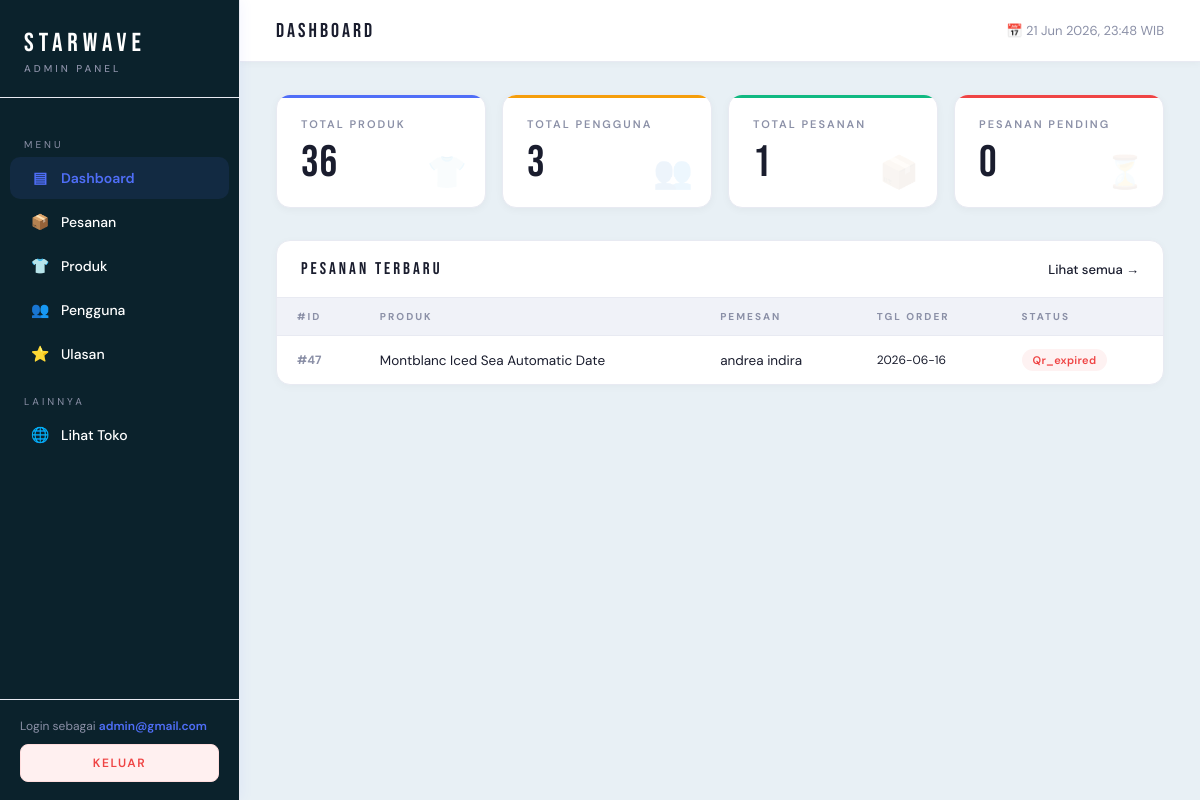
/admin/dashboard.php (signed in), run on an earlier commit of the app's database.
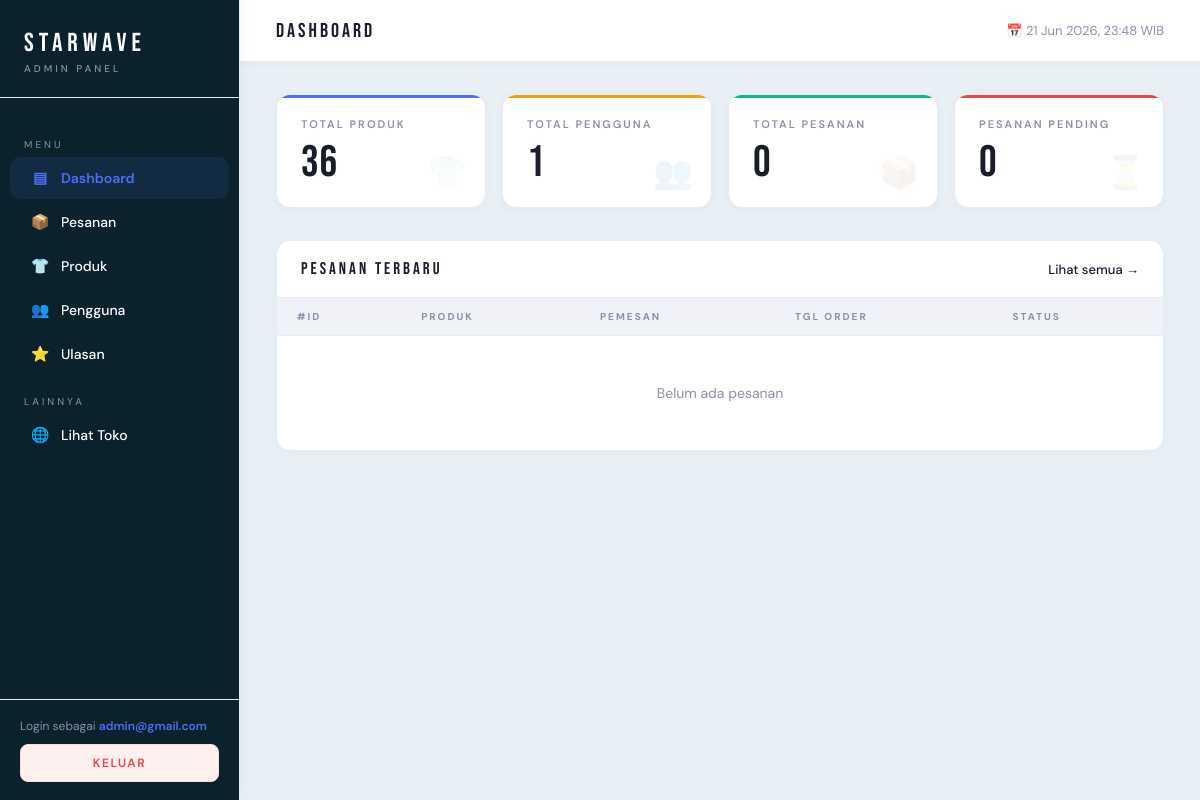
And on a later commit of the database.
### tables this page shows
CREATE TABLE `orders` (
  `id` int(11) NOT NULL,
  `id_user` int(11) NOT NULL,
  `kode_order` varchar(40) DEFAULT NULL,
  `nama_produk` varchar(150) NOT NULL,
  `id_produk` int(11) DEFAULT NULL,
  `qty` int(11) NOT NULL DEFAULT 1,
  `nama_penerima` varchar(100) NOT NULL,
  `email` varchar(100) NOT NULL,
  `tanggal_order` date NOT NULL,
  `status` varchar(50) DEFAULT NULL,
  `created_at` timestamp NOT NULL DEFAULT current_timestamp(),
  `harga` int(11) NOT NULL,
  `total_harga` int(11) NOT NULL,
  `status_bayar` varchar(20) DEFAULT 'unpaid',
  `bukti_bayar` varchar(255) DEFAULT NULL,
  `qris_expired_at` datetime DEFAULT NULL
);

CREATE TABLE `users` (
  `id_user` int(11) NOT NULL,
  `email` varchar(100) DEFAULT NULL,
  `password` varchar(100) DEFAULT NULL,
  `tanggal_lahir` date DEFAULT NULL,
  `nama_panggilan` varchar(100) DEFAULT NULL,
  `no_telepon` varchar(20) DEFAULT NULL,
  `alamat` text DEFAULT NULL,
  `wilayah` varchar(50) DEFAULT NULL,
  `foto_profil` varchar(255) DEFAULT NULL,
  `reset_token` varchar(64) DEFAULT NULL,
  `reset_expiry` datetime DEFAULT NULL
);

### admin/dashboard.php (the view, shortened to what the changed rows need)
<?php
require 'auth_check.php';
$total_users = $pdo->query("SELECT COUNT(*) FROM users")->fetchColumn();
$total_orders = $pdo->query("SELECT COUNT(*) FROM orders")->fetchColumn();
$stmt = $pdo->query("
    SELECT o.*, u.nama_panggilan AS nama
    FROM orders o
    LEFT JOIN users u ON o.id_user = u.id_user
    ORDER BY o.created_at DESC
    LIMIT 8
");
$daftar_pesanan = $stmt->fetchAll(PDO::FETCH_ASSOC);
$kamus_class = [
    'selesai'         => 'done',
    'diproses'        => 'process',
    'dikirim'         => 'ship',
    'pending_payment' => 'pending',
    'pending'         => 'pending',
    'batal'           => 'cancel',
];
$kamus_label = [
    'pending_payment' => 'Belum Bayar',
    'pending'         => 'Pending',
    'diproses'        => 'Diproses',
    'dikirim'         => 'Dikirim',
    'selesai'         => 'Selesai',
    'batal'           => 'Dibatalkan',
];
function ambilStatusClass($status, $kamus) {
    return 'pending';
}
function ambilStatusLabel($status, $kamus) {
    return ucfirst($status);
}
?>
<!DOCTYPE html>
<html lang="id">
<head>
    <link rel="stylesheet" href="admin.css">
</head>
<body>
<div class="main">
    <div class="content">
        <div class="stats-grid">
            <div class="stat-card gold">
                <div class="stat-label">Total Pengguna</div>
                <div class="stat-number"><?= $total_users ?></div>
                <div class="stat-icon">👥</div>
            </div>
            <div class="stat-card green">
                <div class="stat-label">Total Pesanan</div>
                <div class="stat-number"><?= $total_orders ?></div>
                <div class="stat-icon">📦</div>
            </div>
        </div>
        <div class="section">
            <div class="table-wrap">
                <table>
                    <thead>
                        <tr>
                            <th>#ID</th>
                            <th>Produk</th>
                            <th>Pemesan</th>
                            <th>Tgl Order</th>
                            <th>Status</th>
                        </tr>
                    </thead>
                    <tbody>
                    <?php if (empty($daftar_pesanan)): ?>
                        <tr class="empty-row">
                            <td colspan="5">Belum ada pesanan</td>
                        </tr>
                    <?php else: ?>
                        <?php foreach ($daftar_pesanan as $pesanan): ?>
                            <?php
                            $nama_pemesan = $pesanan['nama'] ?? $pesanan['nama_penerima'];
                            $class_status = ambilStatusClass($pesanan['status'], $kamus_class);
                            $label_status = ambilStatusLabel($pesanan['status'], $kamus_label);
                            ?>
                            <tr>
                                <td class="order-id">#<?= $pesanan['id'] ?></td>
                                <td><?= htmlspecialchars($pesanan['nama_produk']) ?></td>
                                <td><?= htmlspecialchars($nama_pemesan) ?></td>
                                <td style="color:var(--muted);font-size:12px;">
                                    <?= htmlspecialchars($pesanan['tanggal_order']) ?>
                                </td>
                                <td>
                                    <span class="badge <?= $class_status ?>"><?= $label_status ?></span>
                                </td>
                            </tr>
                        <?php endforeach; ?>
                    <?php endif; ?>
                    </tbody>
                </table>
            </div>
        </div>
    </div>
</div>
</body>
</html>

What changed in the data, as far as the page shows it:
removed orders: id "47", nama_produk "Montblanc Iced Sea Automatic Date", id_user.nama_panggilan "andrea indira", tanggal_order "2026-06-16", status "Qr_expired"
Also different on the page:
$total_users: "3" → "1"
$total_orders: "1" → "0"
text now shown: "Belum ada pesanan"
